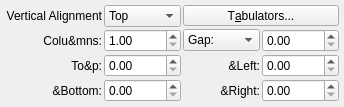
<?xml version="1.0" encoding="UTF-8"?>
<ui version="4.0">
 <class>PropertyWidget_DistanceBase</class>
 <widget class="QFrame" name="PropertyWidget_DistanceBase">
  <property name="geometry">
   <rect>
    <x>0</x>
    <y>0</y>
    <width>344</width>
    <height>107</height>
   </rect>
  </property>
  <property name="windowTitle">
   <string>Frame</string>
  </property>
  <property name="frameShape">
   <enum>QFrame::Box</enum>
  </property>
  <property name="frameShadow">
   <enum>QFrame::Plain</enum>
  </property>
  <property name="lineWidth">
   <number>0</number>
  </property>
  <layout class="QGridLayout" name="gridLayout">
   <property name="leftMargin">
    <number>5</number>
   </property>
   <property name="topMargin">
    <number>5</number>
   </property>
   <property name="rightMargin">
    <number>5</number>
   </property>
   <property name="bottomMargin">
    <number>5</number>
   </property>
   <property name="spacing">
    <number>2</number>
   </property>
   <item row="6" column="2">
    <widget class="QLabel" name="rightLabel">
     <property name="text">
      <string>&amp;Right:</string>
     </property>
     <property name="alignment">
      <set>Qt::AlignRight|Qt::AlignTrailing|Qt::AlignVCenter</set>
     </property>
    </widget>
   </item>
   <item row="6" column="0">
    <widget class="QLabel" name="bottomLabel">
     <property name="text">
      <string>&amp;Bottom:</string>
     </property>
     <property name="alignment">
      <set>Qt::AlignRight|Qt::AlignTrailing|Qt::AlignVCenter</set>
     </property>
    </widget>
   </item>
   <item row="5" column="2">
    <widget class="QLabel" name="leftLabel">
     <property name="text">
      <string>&amp;Left:</string>
     </property>
     <property name="alignment">
      <set>Qt::AlignRight|Qt::AlignTrailing|Qt::AlignVCenter</set>
     </property>
    </widget>
   </item>
   <item row="5" column="0">
    <widget class="QLabel" name="topLabel">
     <property name="text">
      <string>To&amp;p:</string>
     </property>
     <property name="alignment">
      <set>Qt::AlignRight|Qt::AlignTrailing|Qt::AlignVCenter</set>
     </property>
    </widget>
   </item>
   <item row="5" column="3">
    <widget class="ScrSpinBox" name="leftDistance"/>
   </item>
   <item row="6" column="3">
    <widget class="ScrSpinBox" name="rightDistance"/>
   </item>
   <item row="6" column="1">
    <widget class="ScrSpinBox" name="bottomDistance"/>
   </item>
   <item row="5" column="1">
    <widget class="ScrSpinBox" name="topDistance"/>
   </item>
   <item row="3" column="0">
    <widget class="QLabel" name="columnsLabel">
     <property name="text">
      <string>Colu&amp;mns:</string>
     </property>
     <property name="alignment">
      <set>Qt::AlignRight|Qt::AlignTrailing|Qt::AlignVCenter</set>
     </property>
    </widget>
   </item>
   <item row="3" column="1">
    <widget class="ScrSpinBox" name="columns">
     <property name="minimum">
      <double>1.000000000000000</double>
     </property>
     <property name="maximum">
      <double>3000.000000000000000</double>
     </property>
    </widget>
   </item>
   <item row="3" column="2">
    <widget class="ScComboBox" name="columnGapLabel">
     <item>
      <property name="text">
       <string>Gap:</string>
      </property>
     </item>
     <item>
      <property name="text">
       <string>Width:</string>
      </property>
     </item>
    </widget>
   </item>
   <item row="3" column="3">
    <widget class="ScrSpinBox" name="columnGap"/>
   </item>
   <item row="1" column="0">
    <widget class="QLabel" name="verticalAlignLabel">
     <property name="text">
      <string>Vertical Alignment</string>
     </property>
     <property name="alignment">
      <set>Qt::AlignRight|Qt::AlignTrailing|Qt::AlignVCenter</set>
     </property>
    </widget>
   </item>
   <item row="1" column="1">
    <widget class="QComboBox" name="verticalAlign">
     <item>
      <property name="text">
       <string>Top</string>
      </property>
     </item>
     <item>
      <property name="text">
       <string>Middle</string>
      </property>
     </item>
     <item>
      <property name="text">
       <string>Bottom</string>
      </property>
     </item>
    </widget>
   </item>
   <item row="1" column="2" colspan="2">
    <widget class="QToolButton" name="tabsButton">
     <property name="sizePolicy">
      <sizepolicy hsizetype="MinimumExpanding" vsizetype="Fixed">
       <horstretch>0</horstretch>
       <verstretch>0</verstretch>
      </sizepolicy>
     </property>
     <property name="text">
      <string>T&amp;abulators...</string>
     </property>
    </widget>
   </item>
  </layout>
 </widget>
 <customwidgets>
  <customwidget>
   <class>ScrSpinBox</class>
   <extends>QDoubleSpinBox</extends>
   <header>ui/scrspinbox.h</header>
  </customwidget>
  <customwidget>
   <class>ScComboBox</class>
   <extends>QComboBox</extends>
   <header>ui/sccombobox.h</header>
  </customwidget>
 </customwidgets>
 <resources/>
 <connections/>
</ui>
